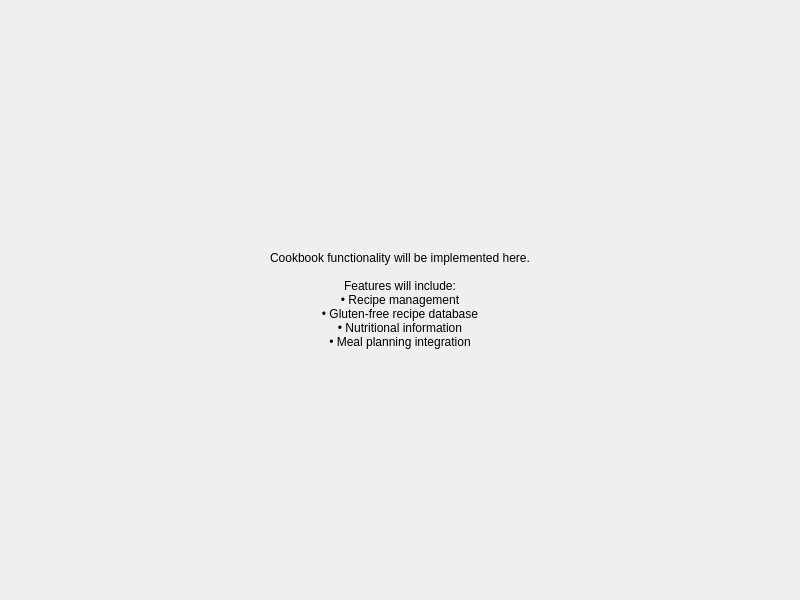
<?xml version="1.0" encoding="UTF-8"?>
<ui version="4.0">
 <class>CookbookPanel</class>
 <widget class="QWidget" name="CookbookPanel">
  <property name="geometry">
   <rect>
    <x>0</x>
    <y>0</y>
    <width>800</width>
    <height>600</height>
   </rect>
  </property>
  <layout class="QVBoxLayout" name="verticalLayout">
   <property name="spacing">
    <number>10</number>
   </property>
   <property name="leftMargin">
    <number>10</number>
   </property>
   <property name="topMargin">
    <number>10</number>
   </property>
   <property name="rightMargin">
    <number>10</number>
   </property>
   <property name="bottomMargin">
    <number>10</number>
   </property>
   <item>
    <widget class="QLabel" name="placeholderLabel">
     <property name="text">
      <string>Cookbook functionality will be implemented here.

Features will include:
• Recipe management
• Gluten-free recipe database
• Nutritional information
• Meal planning integration</string>
     </property>
     <property name="alignment">
      <set>Qt::AlignmentFlag::AlignCenter</set>
     </property>
     <property name="wordWrap">
      <bool>true</bool>
     </property>
    </widget>
   </item>
  </layout>
 </widget>
 <resources/>
 <connections/>
</ui>
